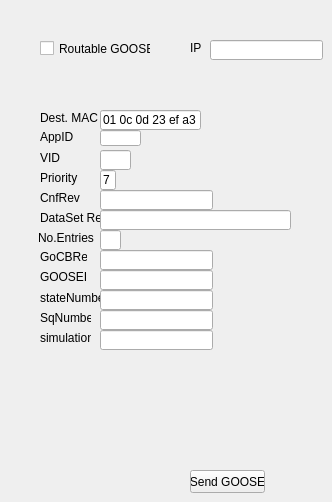
       <widget class="QWidget" name="tab_4">
        <attribute name="title">
         <string>GOOSE</string>
        </attribute>
        <widget class="QCheckBox" name="checkBox">
         <property name="geometry">
          <rect>
           <x>40</x>
           <y>40</y>
           <width>111</width>
           <height>17</height>
          </rect>
         </property>
         <property name="text">
          <string>Routable GOOSE</string>
         </property>
        </widget>
        <widget class="QLabel" name="label">
         <property name="geometry">
          <rect>
           <x>40</x>
           <y>110</y>
           <width>91</width>
           <height>16</height>
          </rect>
         </property>
         <property name="text">
          <string>Dest. MAC</string>
         </property>
        </widget>
        <widget class="QLabel" name="label_2">
         <property name="geometry">
          <rect>
           <x>40</x>
           <y>130</y>
           <width>47</width>
           <height>13</height>
          </rect>
         </property>
         <property name="text">
          <string>AppID </string>
         </property>
        </widget>
        <widget class="QLabel" name="label_3">
         <property name="geometry">
          <rect>
           <x>40</x>
           <y>150</y>
           <width>21</width>
           <height>16</height>
          </rect>
         </property>
         <property name="text">
          <string>VID</string>
         </property>
        </widget>
        <widget class="QLabel" name="label_4">
         <property name="geometry">
          <rect>
           <x>40</x>
           <y>170</y>
           <width>41</width>
           <height>16</height>
          </rect>
         </property>
         <property name="text">
          <string>Priority</string>
         </property>
        </widget>
        <widget class="QLabel" name="label_5">
         <property name="geometry">
          <rect>
           <x>40</x>
           <y>190</y>
           <width>41</width>
           <height>16</height>
          </rect>
         </property>
         <property name="text">
          <string>CnfRev</string>
         </property>
        </widget>
        <widget class="QLabel" name="label_6">
         <property name="geometry">
          <rect>
           <x>40</x>
           <y>210</y>
           <width>61</width>
           <height>16</height>
          </rect>
         </property>
         <property name="text">
          <string>DataSet Ref</string>
         </property>
        </widget>
        <widget class="QLabel" name="label_7">
         <property name="geometry">
          <rect>
           <x>40</x>
           <y>250</y>
           <width>47</width>
           <height>13</height>
          </rect>
         </property>
         <property name="text">
          <string>GoCBRef</string>
         </property>
        </widget>
        <widget class="QLabel" name="label_8">
         <property name="geometry">
          <rect>
           <x>40</x>
           <y>270</y>
           <width>47</width>
           <height>13</height>
          </rect>
         </property>
         <property name="text">
          <string>GOOSEID</string>
         </property>
        </widget>
        <widget class="QLabel" name="label_9">
         <property name="geometry">
          <rect>
           <x>40</x>
           <y>290</y>
           <width>71</width>
           <height>16</height>
          </rect>
         </property>
         <property name="text">
          <string>stateNumber</string>
         </property>
        </widget>
        <widget class="QLabel" name="label_10">
         <property name="geometry">
          <rect>
           <x>38</x>
           <y>230</y>
           <width>81</width>
           <height>16</height>
          </rect>
         </property>
         <property name="text">
          <string>No.Entries</string>
         </property>
        </widget>
        <widget class="QLabel" name="label_14">
         <property name="geometry">
          <rect>
           <x>40</x>
           <y>330</y>
           <width>51</width>
           <height>16</height>
          </rect>
         </property>
         <property name="text">
          <string>simulation </string>
         </property>
        </widget>
        <widget class="QLabel" name="label_15">
         <property name="geometry">
          <rect>
           <x>40</x>
           <y>310</y>
           <width>51</width>
           <height>16</height>
          </rect>
         </property>
         <property name="text">
          <string>SqNumber</string>
         </property>
        </widget>
        <widget class="QPushButton" name="gooseSendButton">
         <property name="geometry">
          <rect>
           <x>190</x>
           <y>470</y>
           <width>75</width>
           <height>23</height>
          </rect>
         </property>
         <property name="text">
          <string>Send GOOSE</string>
         </property>
        </widget>
        <widget class="QLineEdit" name="lineEdit">
         <property name="geometry">
          <rect>
           <x>210</x>
           <y>40</y>
           <width>113</width>
           <height>20</height>
          </rect>
         </property>
        </widget>
        <widget class="QLabel" name="label_16">
         <property name="geometry">
          <rect>
           <x>190</x>
           <y>40</y>
           <width>21</width>
           <height>16</height>
          </rect>
         </property>
         <property name="text">
          <string>IP</string>
         </property>
        </widget>
        <widget class="QLineEdit" name="lineEdit_2">
         <property name="geometry">
          <rect>
           <x>100</x>
           <y>110</y>
           <width>101</width>
           <height>20</height>
          </rect>
         </property>
         <property name="text">
          <string>01 0c 0d 23 ef a3</string>
         </property>
        </widget>
        <widget class="QLineEdit" name="lineEdit_3">
         <property name="geometry">
          <rect>
           <x>100</x>
           <y>130</y>
           <width>41</width>
           <height>16</height>
          </rect>
         </property>
        </widget>
        <widget class="QLineEdit" name="lineEdit_4">
         <property name="geometry">
          <rect>
           <x>100</x>
           <y>150</y>
           <width>31</width>
           <height>20</height>
          </rect>
         </property>
        </widget>
        <widget class="QLineEdit" name="lineEdit_5">
         <property name="geometry">
          <rect>
           <x>100</x>
           <y>170</y>
           <width>16</width>
           <height>20</height>
          </rect>
         </property>
         <property name="text">
          <string>7</string>
         </property>
        </widget>
        <widget class="QLineEdit" name="lineEdit_6">
         <property name="geometry">
          <rect>
           <x>100</x>
           <y>190</y>
           <width>113</width>
           <height>20</height>
          </rect>
         </property>
        </widget>
        <widget class="QLineEdit" name="lineEdit_7">
         <property name="geometry">
          <rect>
           <x>100</x>
           <y>210</y>
           <width>191</width>
           <height>20</height>
          </rect>
         </property>
        </widget>
        <widget class="QLineEdit" name="lineEdit_8">
         <property name="geometry">
          <rect>
           <x>100</x>
           <y>230</y>
           <width>21</width>
           <height>20</height>
          </rect>
         </property>
        </widget>
        <widget class="QLineEdit" name="lineEdit_9">
         <property name="geometry">
          <rect>
           <x>100</x>
           <y>250</y>
           <width>113</width>
           <height>20</height>
          </rect>
         </property>
        </widget>
        <widget class="QLineEdit" name="lineEdit_10">
         <property name="geometry">
          <rect>
           <x>100</x>
           <y>270</y>
           <width>113</width>
           <height>20</height>
          </rect>
         </property>
        </widget>
        <widget class="QLineEdit" name="lineEdit_12">
         <property name="geometry">
          <rect>
           <x>100</x>
           <y>290</y>
           <width>113</width>
           <height>20</height>
          </rect>
         </property>
        </widget>
        <widget class="QLineEdit" name="lineEdit_13">
         <property name="geometry">
          <rect>
           <x>100</x>
           <y>330</y>
           <width>113</width>
           <height>20</height>
          </rect>
         </property>
        </widget>
        <widget class="QLineEdit" name="lineEdit_14">
         <property name="geometry">
          <rect>
           <x>100</x>
           <y>310</y>
           <width>113</width>
           <height>20</height>
          </rect>
         </property>
        </widget>
       </widget>
